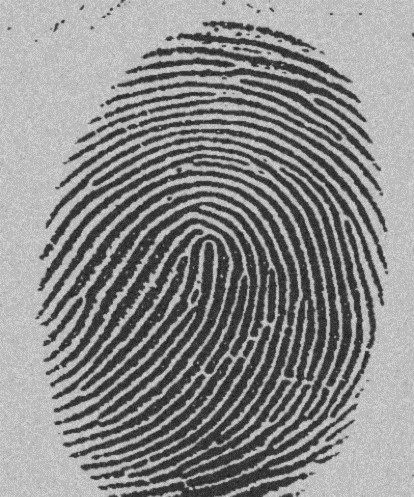
%> input picture LabExercise 5/finger.jpg, 414 x 497 px
$ octave lab_5.m   (GNU Octave 9; MATLAB toolbox functions it lacks are replaced by stand-ins)
%> lines starting %> are read from the running program, lines starting %| are printed output that depends on the picture; in (x1, y1, x2, y2) boxes, pixels count from 0 and x2, y2 are one past the last pixel; in counts of white or black regions, pixels touching at a corner belong together; the program's own positions count from 1
%作者 : sexyRella
Image = imread('finger.jpg');
%> Image is the input picture: size 497x414x3 uint8; min 20, max 231, mean 139
hist = imhist(Image);
%> hist = 256 values, max 23718 at index 188, min 0 at index 1, mean 2411.2
extrMaxIndex = find(diff(sign(diff(hist)))==-2)+1;  %所有局部最大值位置
%> extrMaxIndex = 18 values from 21 to 232
extrMinIndex = find(diff(sign(diff(hist)))==+2)+1;  %所有局部最小值位置
%> extrMinIndex = 17 values from 22 to 231
extrMaxValue = hist(extrMaxIndex);                  %所有局部最大值數值
%> extrMaxValue = 18 values, max 23718 at index 14, min 3 at index 1, mean 3919.3
extrMinValue = hist(extrMinIndex);                  %所有局部最小值數值
%> extrMinValue = 17 values, max 2802 at index 14, min 0 at index 1, mean 701.3

extrMaxValueSorted = sort(extrMaxValue);
%> extrMaxValueSorted = 18 values from 3 to 23718
extrMinValueSorted = sort(extrMinIndex);
%> extrMinValueSorted = 17 values from 22 to 231
LocalMax1 = extrMaxValueSorted(length(extrMaxValue));       %局部最大值
%> LocalMax1 = 23718
LocalMax2 = extrMaxValueSorted(length(extrMaxValue) - 1);   %局部第二最大值
%> LocalMax2 = 12372

LocalMaxIndex1 = extrMaxIndex(extrMaxValue == LocalMax1);   %局部最大值位置
%> LocalMaxIndex1 = 188
LocalMaxIndex2 = extrMaxIndex(extrMaxValue == LocalMax2);   %局部第二最大值位置
%> LocalMaxIndex2 = 52

%在二個最大值的區間中找最小的數值作為threshold
MinValue = 1 / 0;
for i = 1 : length(extrMinValue)
    if extrMinIndex(i) < LocalMaxIndex1 && extrMinIndex(i) > LocalMaxIndex2
        MinValue = min(extrMinValue(i), MinValue);
    end
end
%> this loop made 17 passes
%> MinValue on passes 3 to 13: 1506, 726, 351, 192, 192, 192, 192, 192, 192, 192, 192
MinIndex = extrMinIndex(extrMinValue == MinValue);
%> MinIndex = 112

%圖像
plot([LocalMaxIndex1,LocalMaxIndex1],[0, 2.5*10^4],'m--')
hold on
plot([LocalMaxIndex2,LocalMaxIndex2],[0, 2.5*10^4],'m--')
hold on
plot([MinIndex,MinIndex],[0, 2.5*10^4],'m--')
hold on
plot(imhist(Image));
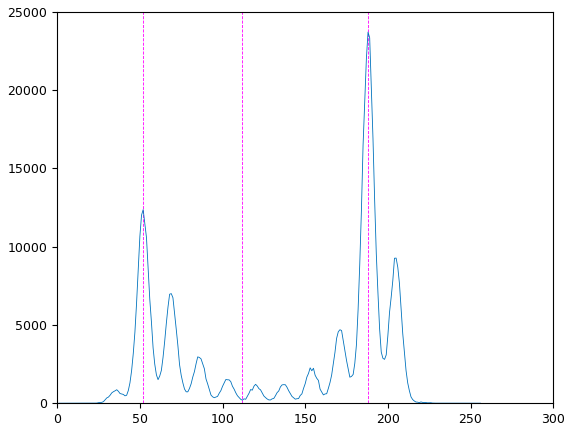
%> figure redrawn from the program's plot data; curve peaks at x = 188, y = 23718
hold off

%圖片結果
threshold = double(MinIndex) / 255;
%> threshold = 0.439
Image = im2bw(Image, threshold);
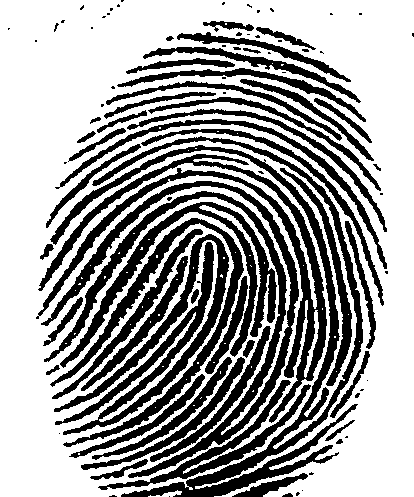
%> Image: size 497x414 logical; 63% white; 96 black regions (46 under 20 px), largest, box (x1, y1, x2, y2) and area: (50, 136, 363, 497) 10474, (41, 181, 299, 478) 8810, (36, 154, 327, 423) 7752
figure,imshow(Image)
